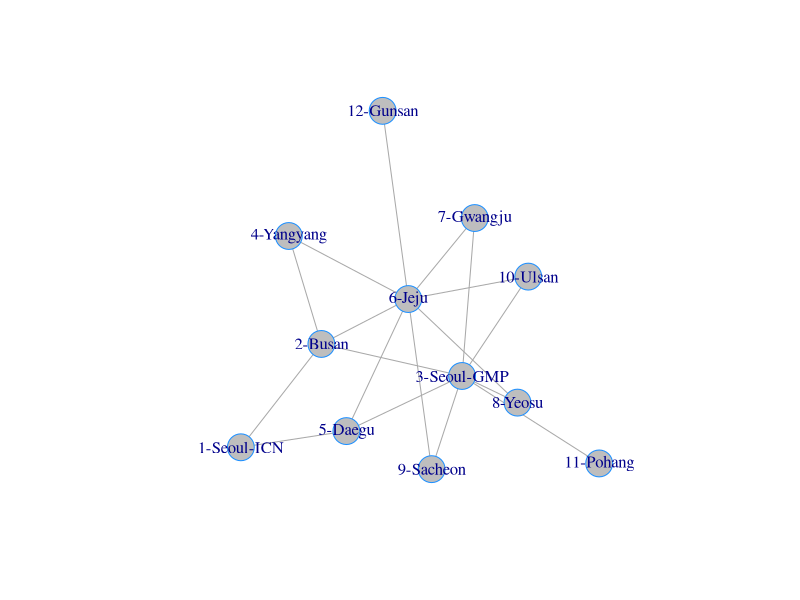

Reproduce this figure in R.
## ---- chunk 1
library(igraph)
## ---- chunk 2
airports = c(
  "1-Seoul-ICN",
  "2-Busan",
  "3-Seoul-GMP",
  "4-Yangyang",
  "5-Daegu",
  "6-Jeju",
  "7-Gwangju",
  "8-Yeosu",
  "9-Sacheon",
  "10-Ulsan",
  "11-Pohang",
  "12-Gunsan"
  )
airports
## ---- chunk 3
edges = cbind(c(1, 5),c(1, 2),c(2, 3),c(2, 4),c(5, 3),c(5, 6),c(3, 7),c(3, 8),c(3, 9),c(3, 10),c(3, 11),c(6, 7),c(6, 12),c(6, 4),c(6, 8),c(6, 9),c(6, 10),c(6, 2))
A = matrix(0,nrow=12,ncol=12) #
for (i in 1:ncol(edges)){ A[edges[1,i],edges[2,i]] = 1}
A = A + t(A)
A
## ---- chunk 4
g=graph_from_adjacency_matrix(A,mode='undirected')
coords = layout_with_fr(g)
V(g)$label = airports
plot(g, vertex.color='gray', layout=coords,vertex.frame.color="dodgerblue")
